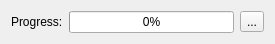
<?xml version="1.0" encoding="UTF-8"?>
<ui version="4.0">
 <class>ProgressWidget</class>
 <widget class="QWidget" name="ProgressWidget">
  <property name="geometry">
   <rect>
    <x>0</x>
    <y>0</y>
    <width>275</width>
    <height>35</height>
   </rect>
  </property>
  <property name="windowTitle">
   <string>Form</string>
  </property>
  <layout class="QHBoxLayout" name="horizontalLayout">
   <item>
    <widget class="QLabel" name="label">
     <property name="text">
      <string>Progress:</string>
     </property>
    </widget>
   </item>
   <item>
    <widget class="QProgressBar" name="progressBar">
     <property name="value">
      <number>0</number>
     </property>
    </widget>
   </item>
   <item>
    <widget class="QToolButton" name="abortToolButton">
     <property name="toolTip">
      <string>Abort the search for solutions.</string>
     </property>
     <property name="text">
      <string>...</string>
     </property>
    </widget>
   </item>
  </layout>
 </widget>
 <resources/>
 <connections/>
</ui>
